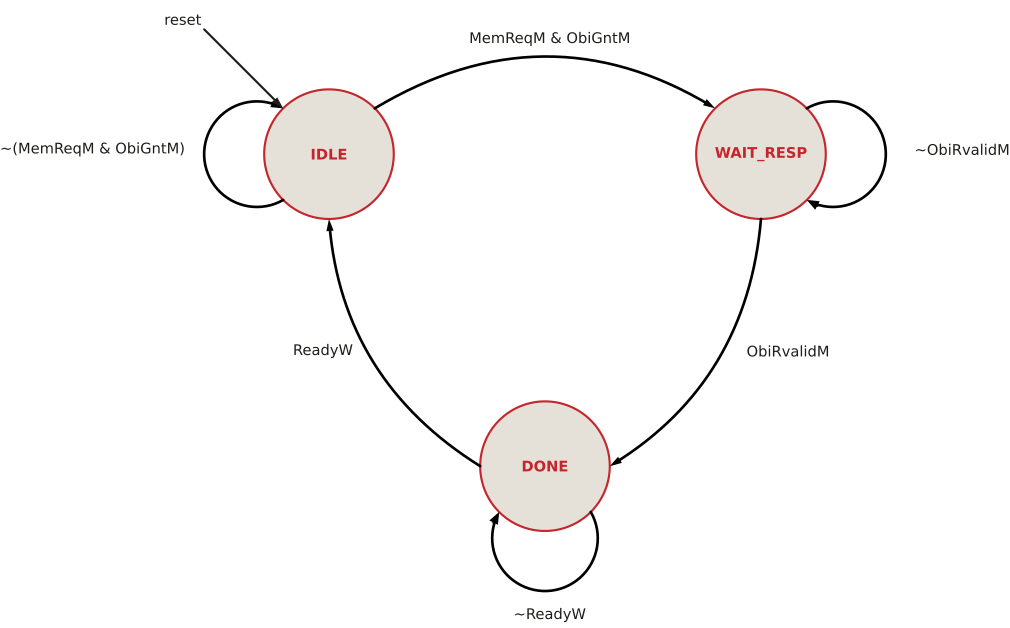

This figure's Python source:
"""State diagram of the LSU control FSM (HIPV rtl/core/lsu/lsuctrl.sv).

Transitions only: each arrow carries its condition. MemReqM = ValidMReg &
MemOpM (a valid load or store in M).
"""
from schemdraw import flow
from schemdraw import elements as elm
from schemdraw.backends import svg, svgtext
from _style import new_drawing, FILL, RED

# schemdraw's text-size estimate parses labels as XML and fails on '&';
# measure with a same-width stand-in instead (the drawn text is unchanged).
_text_approx_size = svgtext.text_approx_size


def _text_size_amp(text, *args, **kw):
    return _text_approx_size(text.replace("&", "8"), *args, **kw)


svgtext.text_approx_size = svg.text_approx_size = _text_size_amp


def state(d, xy, text):
    return d.add(flow.State(r=1.35).at(xy).anchor("center").label(text, fontsize=11)
                 .fill(FILL).color(RED))


def label(d, xy, text, **kw):
    kw.setdefault("fontsize", 11)
    d.add(elm.Label().at(xy).label(text, **kw))


def draw():
    d = new_drawing()
    idle = state(d, (0, 0), "$\\bf{IDLE}$")
    wait = state(d, (9, 0), "$\\bf{WAIT\\_RESP}$")
    done = state(d, (4.5, -6.5), "$\\bf{DONE}$")

    # IDLE
    d.add(flow.Arc2(k=0.3, arrow="->").at(idle.NE).to(wait.NW))
    label(d, (4.5, 2.3), "MemReqM & ObiGntM")
    d.add(flow.ArcLoop(radius=1.1, arrow="->").at(idle.SW).to(idle.NW))
    label(d, (-3.1, 0), "~(MemReqM & ObiGntM)", halign="right")

    # WAIT_RESP
    d.add(flow.Arc2(k=0.25, arrow="->").at(wait.S).to(done.E))
    label(d, (8.6, -4.2), "ObiRvalidM", halign="left")
    d.add(flow.ArcLoop(radius=1.1, arrow="->").at(wait.NE).to(wait.SE))
    label(d, (12.1, 0), "~ObiRvalidM", halign="left")

    # DONE
    d.add(flow.Arc2(k=0.25, arrow="->").at(done.W).to(idle.S))
    label(d, (0.4, -4.2), "ReadyW", halign="right")
    d.add(flow.ArcLoop(radius=1.1, arrow="->").at(done.SE).to(done.SW))
    label(d, (4.5, -9.7), "~ReadyW")

    d.add(elm.Arrow().at((-2.6, 2.6)).to(idle.NW))
    label(d, (-2.8, 2.8), "reset", halign="right")
    return d
